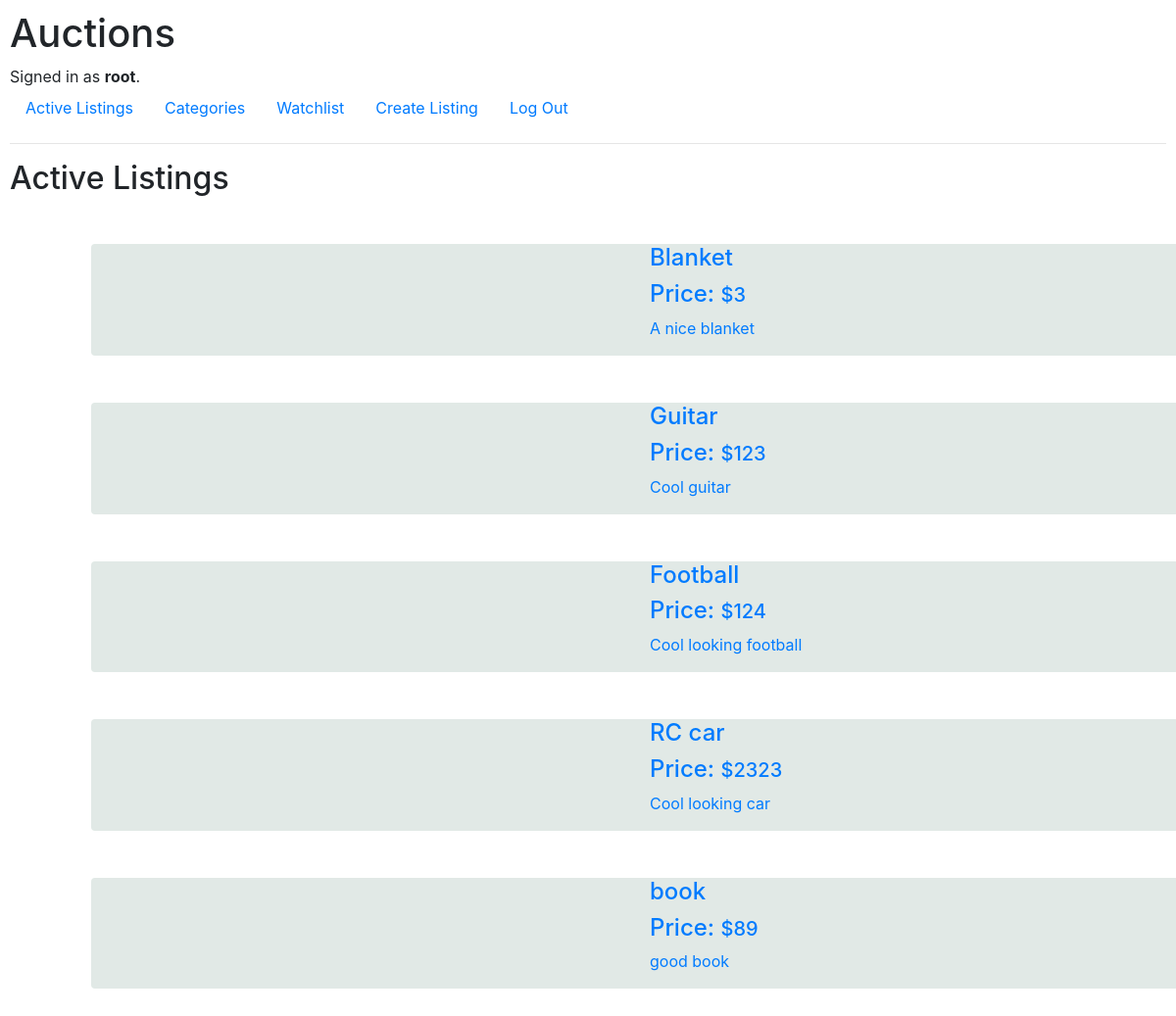
Screenshot of / (signed in) with the database file from the repository.
### auctions/models.py (models this page shows, shortened)
class User(AbstractUser):
    pass

class Listing(models.Model):
    title = models.CharField(max_length=64)
    description = models.CharField(max_length=150)
    starting_bid = models.IntegerField()
    image_link = models.CharField(max_length=400)
    Category = (('Fashion', 'Fashion'),('Toys','Toys'),('Electronics','Electronics'),('Home','Home'),('Health', 'Health'),('Sports','Sports'))
    category = models.CharField(max_length=200,null=True, choices=Category)

### auctions/views.py (the view)
# urls.py: path("", views.index, name="index"),
def index(request):
    context = {"listing":Listing.objects.all()}
    return render(request, "auctions/index.html",context)

### auctions/templates/auctions/index.html (shortened to what this page needs)
{% extends "auctions/layout.html" %}
{% block body %}
    <h2>Active Listings</h2>
    <div class="container">
        {% for list in listing %}
        <a href="{% url 'listing_page' list.id%}">
        <div class="container m-5 " >
            <div class="row  rounded d-flex align-items-center" style="background-color: rgb(225, 233, 230);" >
                <div class="col d-flex-column-reverse  ">
                    <h4>{{list.title}}</h4>
                    <h4>Price: <span class="h5">${{list.starting_bid}}</span></h4>
                    <p>{{list.description}}</p>
                </div>
            </div>
        </a>
        </div>
        {% endfor %}
{% endblock %}

### auctions/templates/auctions/layout.html (shortened to what this page needs)
{% load static %}
<!DOCTYPE html>
<html lang="en">
    <head>
        <link rel="stylesheet" href="https://stackpath.bootstrapcdn.com/bootstrap/4.4.1/css/bootstrap.min.css">
        <link href="{% static 'auctions/styles.css' %}" rel="stylesheet">
    </head>
    <body>
        <h1>Auctions</h1>
        <div>
            {% if user.is_authenticated %}
                Signed in as <strong>{{ user.username }}</strong>.
            {% else %}
                Not signed in.
            {% endif %}
        </div>
        <ul class="nav">
            <li class="nav-item">
                <a class="nav-link" href="{% url 'index' %}">Active Listings</a>
            </li>
            <li>
                <a class="nav-link" href="{% url 'categories' %}">Categories</a>
            </li>
            {% if user.is_authenticated %}
                <li>
                    <a class="nav-link" href="{% url 'watchlist' %}">Watchlist</a>
                </li>
                <li>
                    <a class="nav-link" href="{% url 'create_listing' %}">Create Listing</a>
                </li>
                <li class="nav-item">
                    <a class="nav-link" href="{% url 'logout' %}">Log Out</a>
                </li>
            {% endif %}
        </ul>
        <hr>
        {% block body %}
        {% endblock %}
    </body>
</html>

### auctions/static/auctions/styles.css (style rules this page uses)
body { padding: 10px; }

### rows the page displays
User: username "root"
Listing: title "Blanket", starting_bid "3", description "A nice blanket"
Listing: title "Guitar", starting_bid "123", description "Cool guitar"
Listing: title "Football", starting_bid "124", description "Cool looking football"
Listing: title "RC car", starting_bid "2323", description "Cool looking car"
Listing: title "book", starting_bid "89", description "good book"
